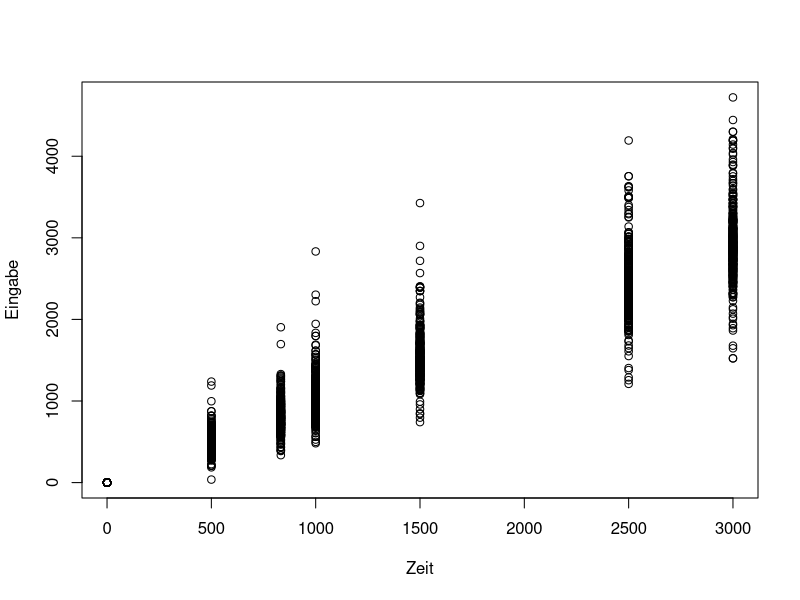
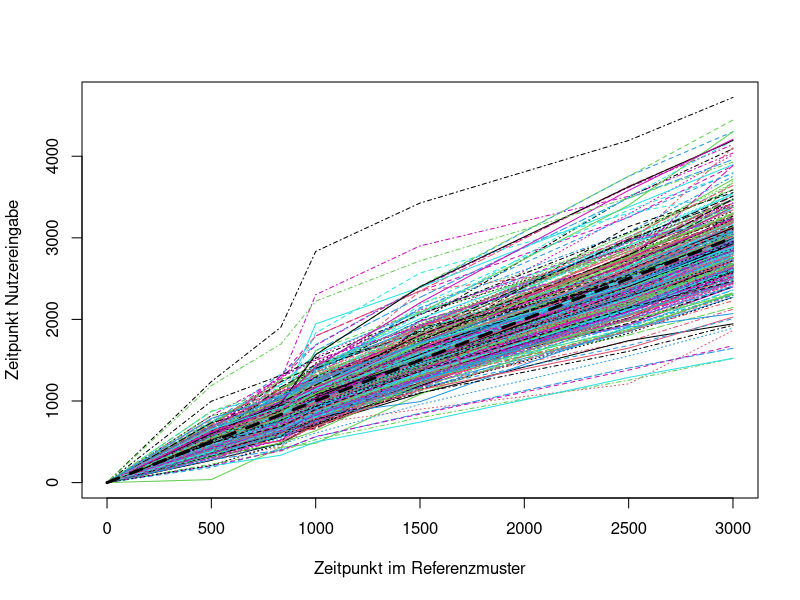
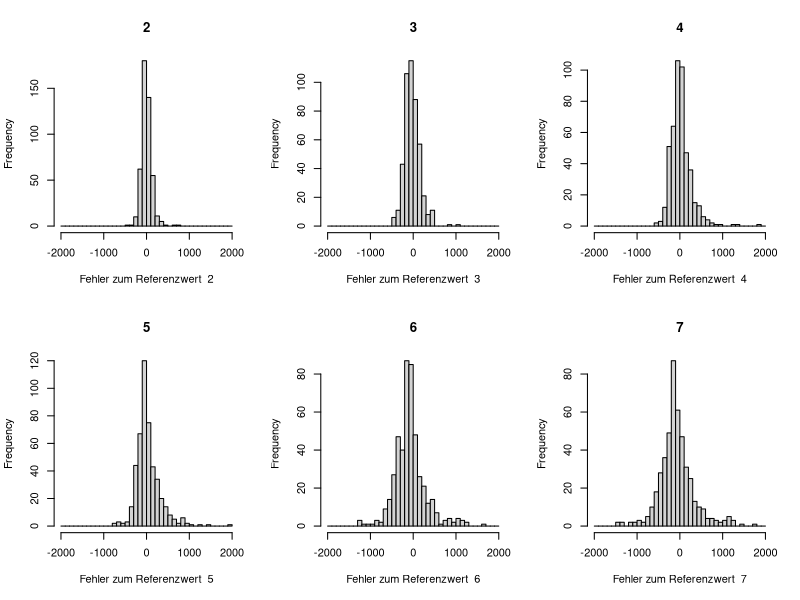
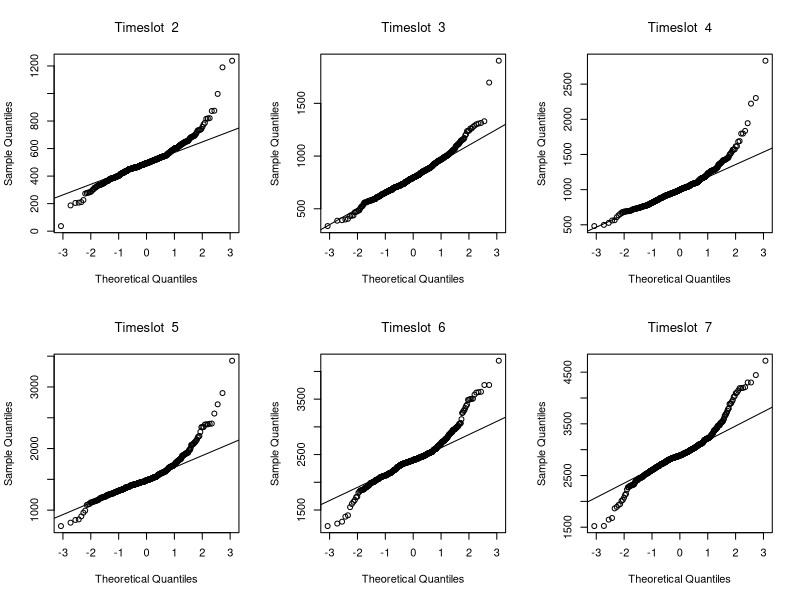
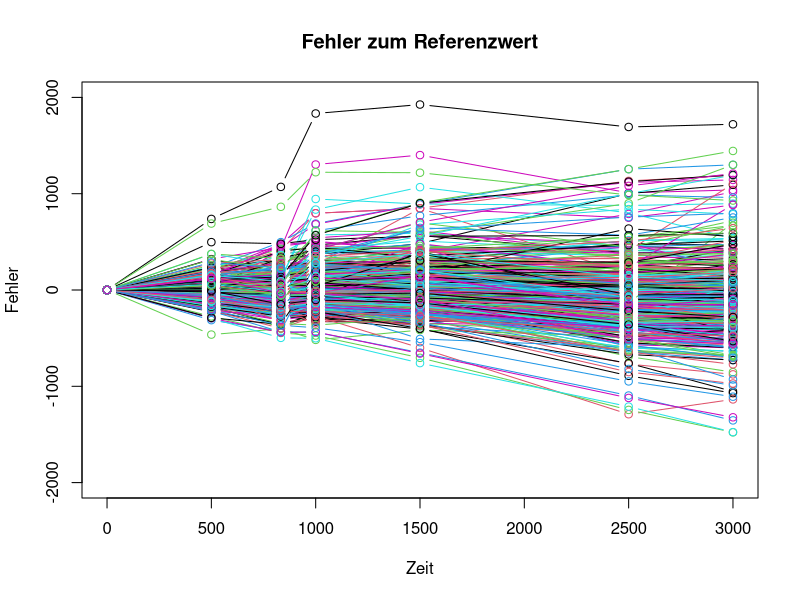
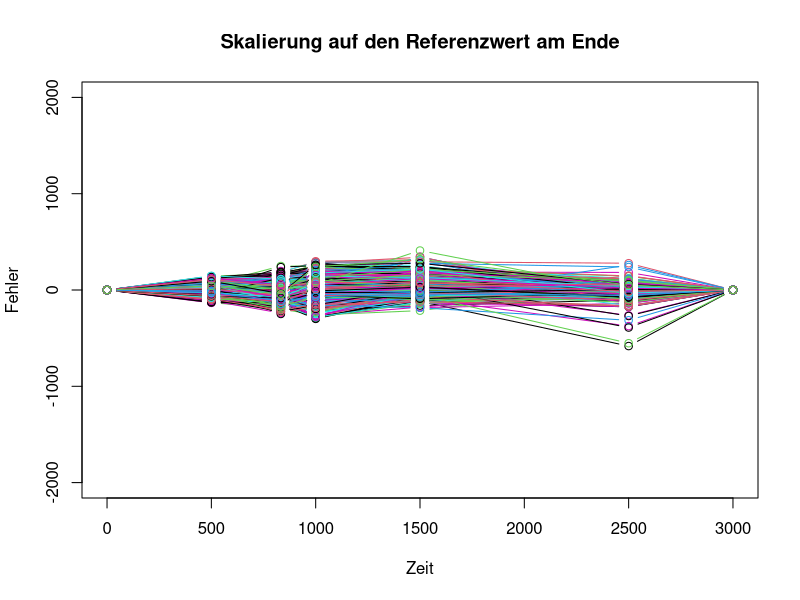
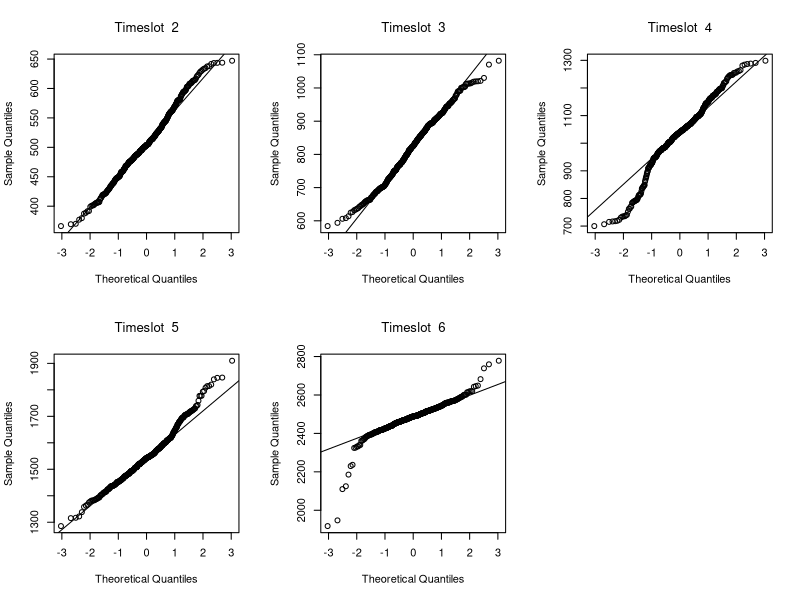
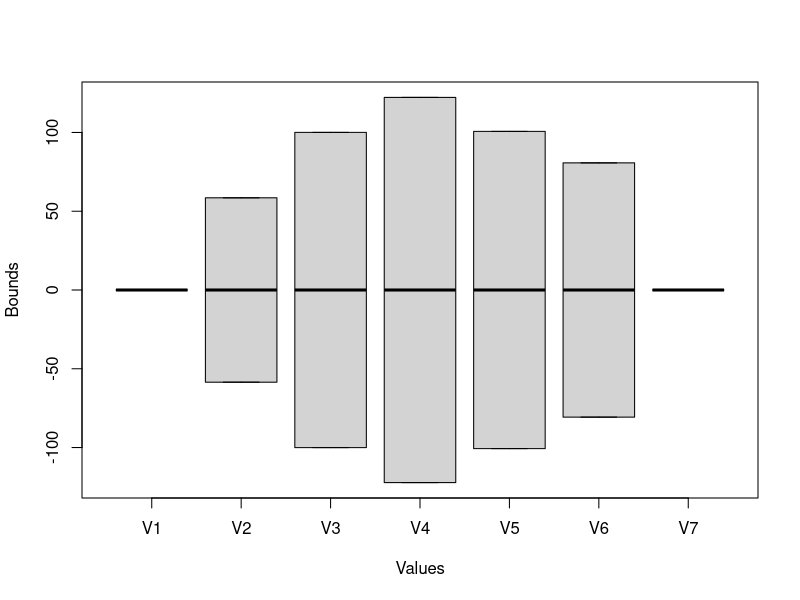

Write R code to recreate these figures, in order.
getwd()

par(mfrow=c(1,1))
orginalData = read.csv("all-data.csv", header=FALSE)

reference =  c(0,500,833,1000,1500,2500,3000)

# Abweichung zu Referenz Plot 1
r = data.frame(
	id = 1:nrow(orginalData),
	reference = rep(reference,each= nrow(orginalData)),
	input = unlist(orginalData)
);
plot(input ~ reference  ,r, 
     ylab="Eingabe",
     xlab="Zeit" )

# Abweichung zu Referenz Plot 2
r$error =r$input - r$reference
d = t(orginalData)
matplot(reference,d, type="l",
	xlab="Zeitpunkt im Referenzmuster",
	ylab="Zeitpunkt Nutzereingabe"
)
lines(reference,reference, 
	lwd=3, lty="dashed"
)

# Plot und Test auf Normalverteilung
par(mfrow=c(2,3))
for (i in 2:7) {
hist(d[i,] - reference[i],breaks=seq(-2000,2000,by=100),
	main=i,
	xlab=paste("Fehler zum Referenzwert ",i),
	xlim=c(-2000,2000)
)
}

#Keine Normalverteilung
par(mfrow=c(2,3))
dataset = t(d);
for (col in 2:7) {
qqnorm(dataset[,col], main = bquote("Timeslot " ~ .(col)))
qqline(dataset[,col])
}

# Verlauf und Abweichung über die Zeit
dcorr = d
summary(t(dcorr))

par(mfrow=c(1,1))
matplot(reference, dcorr - reference,lty=1 ,type="b",pch=1,
	main="Fehler zum Referenzwert",
	ylab="Fehler",
	xlab="Zeit",
	ylim=c(-2000, 2000)
)

summary(t(dcorr-reference))

#Varianz und Standardabweichung
1/apply(abs(dcorr-reference), 1, sd)
apply(abs(dcorr-reference), 1, var)

# Skalierung auf letzten Wert
for (row in 1:ncol(dcorr)) {
  linecorr = dcorr[,row] / (dcorr[7,row]/3000)
  if(all(linecorr <= reference*1.3 & linecorr >= reference*0.7))
	  dcorr[, row] = linecorr
  else
    dcorr[, row] = NA
}
dcorr = t(na.omit(t(dcorr)))

matplot(reference, dcorr - reference, pch=1,lty=1 ,type="b",
	main="Skalierung auf den Referenzwert am Ende",
	ylab="Fehler",
	xlab="Zeit",
	ylim=c(-2000, 2000)
)

summary(t(dcorr-reference))
#Varianz und Standardabweichung nach Skalierung
1/apply(abs(dcorr-reference), 1, sd)
apply(abs(dcorr-reference), 1, var)

#Nach Skalierung sollte es eine Normalverteilung sein
par(mfrow=c(2,3))
dataset = t(dcorr);
for (col in 2:6) {
  qqnorm(dataset[,col], main = bquote("Timeslot " ~ .(col)))
  qqline(dataset[,col])
}

###### Default Grenzen für KnockLock ableiten 
par(mfrow=c(1,1))
deviation = apply(dcorr - reference,1, sd)
deviation
#plot(reference,deviation)

bounds = cbind(+deviation, -deviation)
bounds
boxplot(t(bounds) , xlab="Values", ylab="Bounds")

sprintf("Maximale Abweichung bei normalisierten Werten (95%% Quantil): %f",2 * mean(deviation[2:6]))

nonScaledDev = apply((t(orginalData) - reference) * 2, 1, sd)
model <- lm(nonScaledDev ~ reference - 1)
plot(reference, nonScaledDev)
abline(model, col="red")
sprintf("Model zum Std-Fehler/Zeit für Skalierung: |meas_last - ref_last| <= ref_last * %f",model$coefficients[1])
